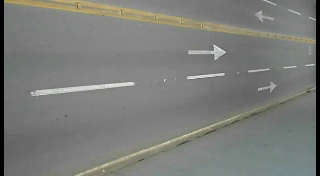
//> input picture frame 37 of images/video.avi, 320 x 176 px
$ ./main083   (built with g++ and OpenCV 4)
//> lines starting //> are read from the running program, lines starting //| are printed output that depends on the picture; after the words box and inside, x2 and y2 are one past the last pixel; in counts of white or black regions, pixels touching at a corner belong together
/*
角点检测 – 亚像素级别角点检测
OpenCV中角点检测的结果实际不够精准，因为真实的计算中有些位置可能是在浮点数的空间内才最大值，这样就需要我们通过给定的响应值，在像素邻域空间进行拟合，实现亚像素级别的角点检测。OpenCV中相关API与解释如下：
void cv::cornerSubPix(
	InputArray image,
	InputOutputArray corners,
	Size winSize,
	Size zeroZone,
	TermCriteria criteria
)
image单通道输入图像，八位或者浮点数
corners是输入输出的关键点坐标集合
winSize表示插值计算时候窗口大小
zeroZone表示搜索区域中间的dead region边长的一半，有时用于避免自相关矩阵的奇异性。如果值设为(-1,-1)则表示没有这个区域。
criteria角点精准化迭代过程的终止条件
*/

#include <opencv2/opencv.hpp>
#include<iostream>

using namespace cv;
using namespace std;
void process_frame(Mat &image, int opts);
RNG rng(12345);
int main(int argc, char** argv) {
	VideoCapture capture("../images/video.avi");

	if (!capture.isOpened()) {
		printf("could not open camera...\n");
		return -1;
	}
	namedWindow("input", WINDOW_AUTOSIZE);
	namedWindow("result", WINDOW_AUTOSIZE);

	int fps = capture.get(CAP_PROP_FPS);
	int width = capture.get(CAP_PROP_FRAME_WIDTH);
	int height = capture.get(CAP_PROP_FRAME_HEIGHT);
	int num_of_frames = capture.get(CAP_PROP_FRAME_COUNT);
	printf("frame width: %d, frame height: %d, FPS : %d \n", width, height, fps);

	Mat frame;
	while (true) {
		bool ret = capture.read(frame);
//> frame is the input picture: 176 rows x 320 cols, CV_8UC3; mean B, G, R 121, 124.5, 123.3
		imshow("input", frame);
		if (!ret) break;

		process_frame(frame, 0);
		imshow("result", frame);
		char c = waitKey(5);
		if (c == 27) {
			break;
		}
	}

	waitKey(0);
	destroyAllWindows();

	return 0;
}


void process_frame(Mat &image, int opts) {
//> called with opts = 0
	// Detector parameters
	int maxCorners = 100;
	double quality_level = 0.01;
	double minDistance = 10;

	// Detecting corners
	Mat gray, dst;
	cvtColor(image, gray, COLOR_BGR2GRAY);
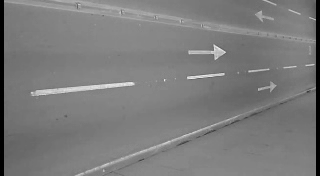
//> gray: 176 rows x 320 cols, CV_8UC1; min 0, max 238, mean 123.7
	vector<Point2f> corners;
	goodFeaturesToTrack(gray, corners, maxCorners, quality_level, minDistance, Mat(), 3, false);
//> corners = 69 Points (x, y), first 12: [225, 52], [314, 19], [187, 77], [213, 50], [224, 74], [31, 92], [258, 89], [314, 64], [133, 83], [164, 80], [248, 71], [189, 53]
	for (int i = 0; i < corners.size(); i++) {
		int b = rng.uniform(0, 256);
		int g = rng.uniform(0, 256);
		int r = rng.uniform(0, 256);
		circle(image, corners[i], 5, Scalar(b, g, r), 3, 8, 0);
	}
//> this loop made 69 passes
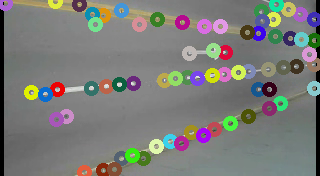
//> image: 176 rows x 320 cols, CV_8UC3; 17.41% of pixels changed, all inside (x1, y1, x2, y2) = (0, 0, 320, 176)

	// ÑÇÏñËØ¼¶±ð¼ì²â
	Size winSize = Size(5, 5);
	Size zeroZone = Size(-1, -1);
	TermCriteria criteria = TermCriteria(TermCriteria::EPS + TermCriteria::COUNT, 40, 0.001);
	cornerSubPix(gray, corners, winSize, zeroZone, criteria);
//> corners = 69 Points (x, y), first 12: [225.6, 51.81], [315.6, 19.59], [186.2, 77.51], [213, 50], [224.6, 73.39], [30.6, 93.12], [257.3, 89.5], [315.4, 63.63], [134.5, 83.16], [163.8, 79.66], [247.5, 71.26], [187.5, 52.27]
	for (size_t i = 0; i < corners.size(); i++)
	{
		cout << " -- Refined Corner [" << i << "]  (" << corners[i].x << "," << corners[i].y << ")" << endl;
	}
//> the Esc key is pressed
}

$ run again, starting later in the video
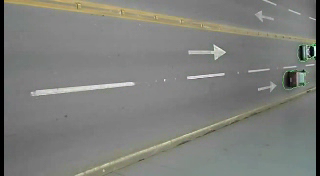
//> input picture frame 168 of images/video.avi, 320 x 176 px
//> frame is the input picture: 176 rows x 320 cols, CV_8UC3; mean B, G, R 122.7, 126.8, 125.5
//> in process_frame, `cvtColor(image, gray, COLOR_BGR2GRAY);`:
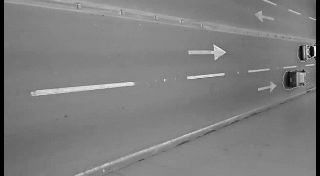
//> gray: 176 rows x 320 cols, CV_8UC1; min 0, max 240, mean 125.9
//> in process_frame, `goodFeaturesToTrack(gray, corners, maxCorners, quality_level, minDista..`: corners = 62 Points (x, y), first 12: [311, 55], [301, 46], [315, 45], [225, 52], [303, 70], [301, 59], [187, 77], [314, 19], [213, 50], [295, 85], [258, 89], [224, 74]
//> the loop in process_frame, `for (int i = 0; i < corners.size(); i++)` made 62 passes
//> after the loop in process_frame, `for (int i = 0; i < corners.size(); i++)`:
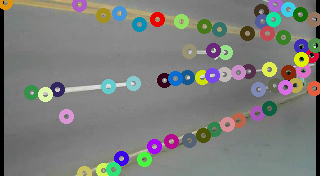
//> image: 176 rows x 320 cols, CV_8UC3; 15.8% of pixels changed, all inside (x1, y1, x2, y2) = (0, 0, 320, 176)
//> in process_frame, `cornerSubPix(gray, corners, winSize, zeroZone, criteria);`: corners = 62 Points (x, y), first 12: [314.1, 56.09], [301.6, 44.53], [314.5, 46.43], [225.6, 51.87], [303.9, 71.66], [303.3, 60.14], [186.2, 77.39], [315.6, 19.58], [213, 50], [296.4, 84.57], [257.2, 89.46], [224.7, 73.39]
//> the loop in process_frame, `for (size_t i = 0; i < corners.size(); i++)` made 62 passes
//|  -- Refined Corner [0]  (314.139,56.0942)
//|  -- Refined Corner [1]  (301.587,44.5298)
//|  -- Refined Corner [2]  (314.479,46.4265)
//|  -- Refined Corner [3]  (225.547,51.8667)
//|  -- Refined Corner [4]  (303.848,71.6584)
//> (output is shown up to pass 5 of 62)

$ run again, starting later in the video
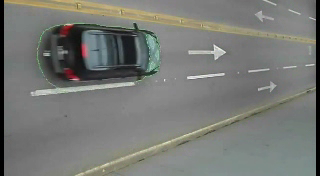
//> input picture frame 299 of images/video.avi, 320 x 176 px
//> frame is the input picture: 176 rows x 320 cols, CV_8UC3; mean B, G, R 117.1, 121.2, 119.4
//> in process_frame, `cvtColor(image, gray, COLOR_BGR2GRAY);`:
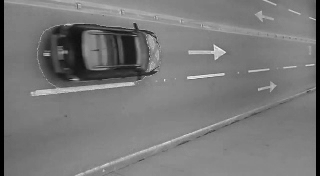
//> gray: 176 rows x 320 cols, CV_8UC1; min 0, max 237, mean 120.2
//> in process_frame, `goodFeaturesToTrack(gray, corners, maxCorners, quality_level, minDista..`: corners = 100 Points (x, y), first 12: [225, 52], [134, 24], [212, 49], [187, 77], [314, 19], [49, 54], [224, 74], [258, 89], [67, 52], [314, 64], [134, 37], [155, 71]
//> the loop in process_frame, `for (int i = 0; i < corners.size(); i++)` made 100 passes
//> after the loop in process_frame, `for (int i = 0; i < corners.size(); i++)`:
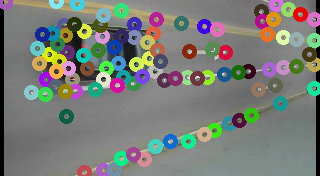
//> image: 176 rows x 320 cols, CV_8UC3; mean B, G, R 119.6, 124.9, 121.2
//> in process_frame, `cornerSubPix(gray, corners, winSize, zeroZone, criteria);`: corners = 100 Points (x, y), first 12: [225.6, 51.96], [134.3, 23.03], [212, 49], [186.2, 77.46], [315.5, 19.64], [49.73, 54.7], [224.6, 73.42], [257.3, 89.6], [66.97, 51.33], [315.4, 63.67], [134.3, 35.53], [152.6, 71.12]
//> the loop in process_frame, `for (size_t i = 0; i < corners.size(); i++)` made 100 passes
//|  -- Refined Corner [0]  (225.548,51.9586)
//|  -- Refined Corner [1]  (134.292,23.0284)
//|  -- Refined Corner [2]  (212,49)
//|  -- Refined Corner [3]  (186.228,77.4644)
//|  -- Refined Corner [4]  (315.533,19.638)
//> (output is shown up to pass 5 of 100)
